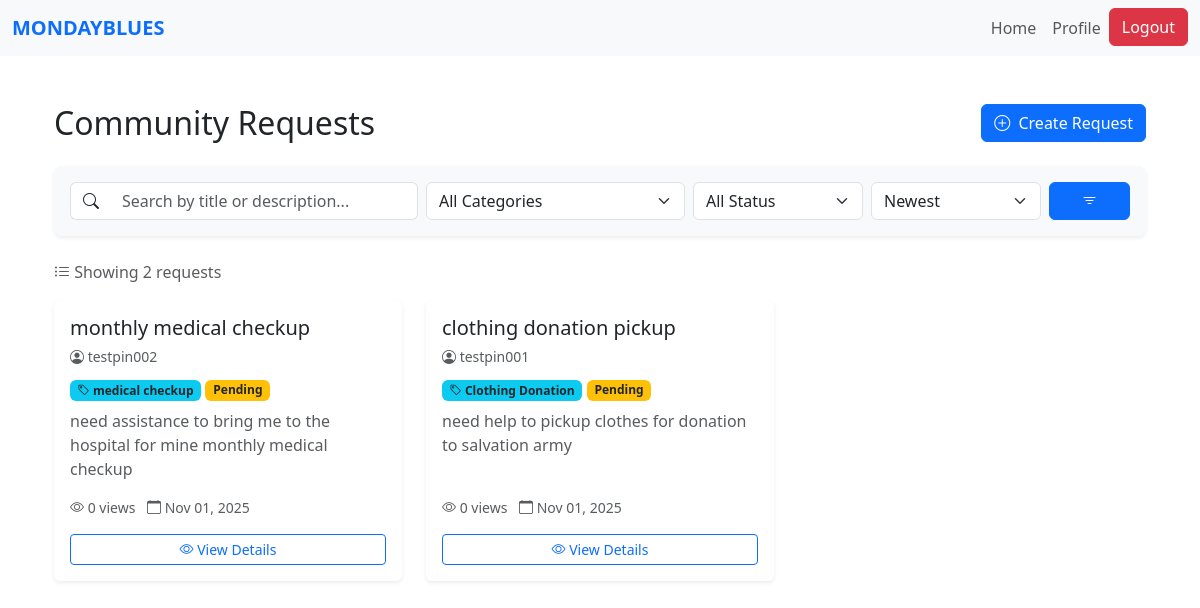
Page / (signed in) on the earlier database version.
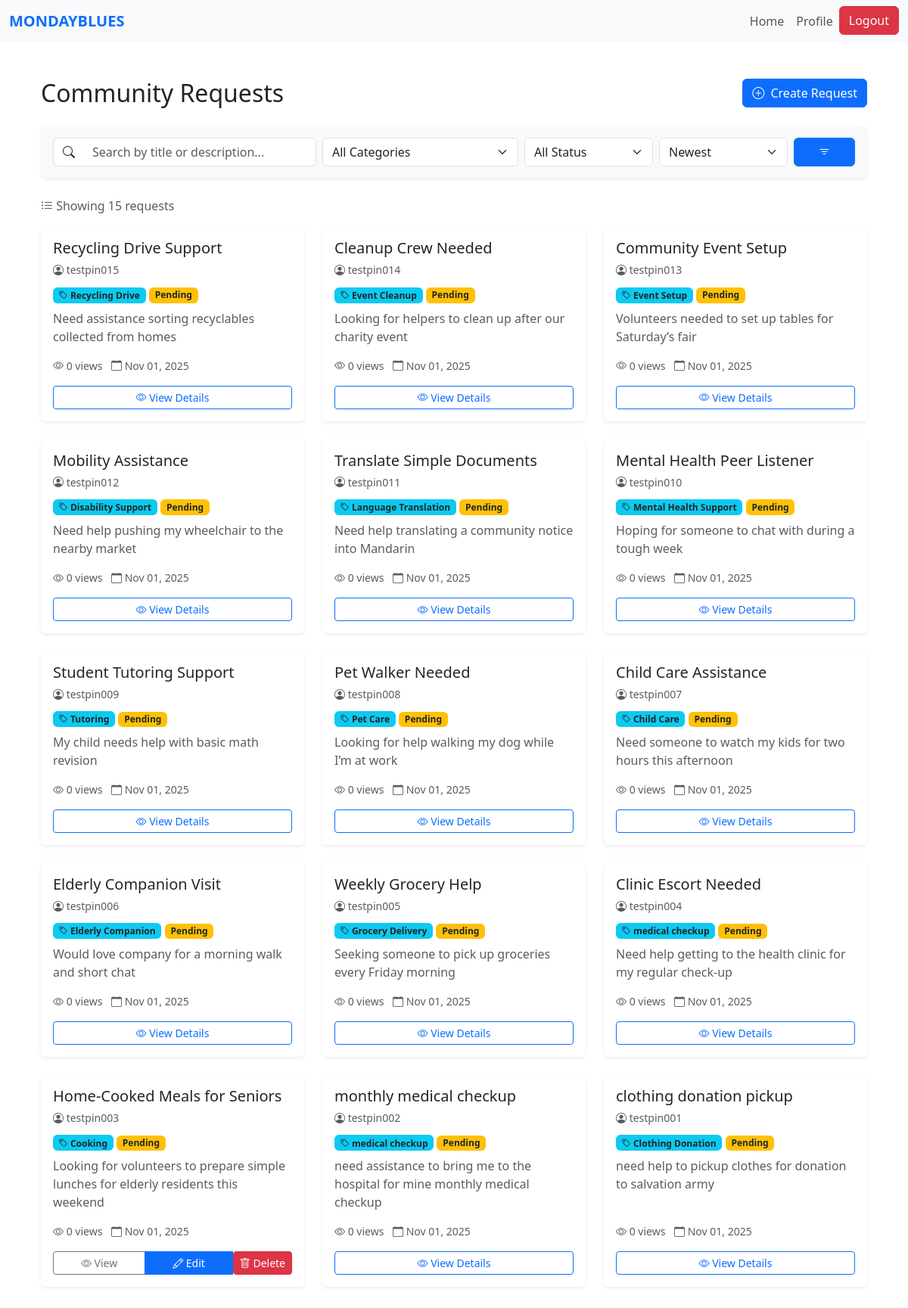
Same page on the later database version.
### website/models.py (models this page shows)
class Request(db.Model):
    id = db.Column(db.Integer, primary_key=True)
    title = db.Column(db.String(150), nullable=False)
    description = db.Column(db.Text, nullable=False)
    category_id = db.Column(db.Integer, db.ForeignKey('category.id'), nullable=False)
    category = db.relationship('Category', backref='requests')
    status = db.Column(db.String(20), default='Pending')  # Pending, Accepted, Completed
    scheduled_datetime = db.Column(db.DateTime, nullable=False)
    view_count = db.Column(db.Integer, default=0)
    date_created = db.Column(db.DateTime, default=datetime.utcnow)
    user_id = db.Column(db.Integer, db.ForeignKey('user.id'), nullable=False)
    volunteer_id = db.Column(db.Integer, db.ForeignKey('volunteer.id'), nullable=True)
    user = db.relationship('User', backref=db.backref('requests', lazy=True, cascade='all, delete-orphan'), lazy=True)
    volunteer = db.relationship('Volunteer', backref=db.backref('assigned_requests', lazy=True), lazy=True)

class User(db.Model, UserMixin):
    id = db.Column(db.Integer, primary_key=True)
    name = db.Column(db.String(150))
    email = db.Column(db.String(150), unique=True)
    password = db.Column(db.String(150))
    date_created = db.Column(db.DateTime(timezone=True), default=func.now())
    role = db.Column(db.String(50), default='PIN')
    status = db.Column(db.String(20), default='Pending')  # Pending, Approved, Suspended
    """    total_rating = db.Column(db.Float, default=0)
    num_ratings = db.Column(db.Integer, default=0)

    def update_rating(self, new_rating: float):
        #Update overall CSR rating with a new rating value.
        if self.num_ratings == 0:
            self.total_rating = new_rating
        else:
            self.total_rating = ((self.total_rating * self.num_ratings) + new_rating) / (self.num_ratings + 1)
        self.num_ratings += 1"""

class Category(db.Model):
    id = db.Column(db.Integer, primary_key=True)
    name = db.Column(db.String(100), unique=True, nullable=False)
    description = db.Column(db.String(250))
    date_created = db.Column(db.DateTime, default=datetime.utcnow)

### website/views.py (the view, shortened to what this page needs)
@views.route('/')
def home():
    if not current_user.is_authenticated:
        return redirect(url_for('auth.login'))
    categories = Category.query.order_by(Category.name).all()
    search_query = request.args.get('q', '').strip()
    category_filter = request.args.get('category', '')
    status_filter = request.args.get('status', '')
    sort_by = request.args.get('sort', 'newest')
    query = Request.query
    if category_filter:
        query = query.join(Category).filter(Category.name == category_filter)
    if status_filter:
        query = query.filter(Request.status == status_filter)
    if sort_by == 'oldest':
        query = query.order_by(Request.date_created.asc())
    elif sort_by == 'views':
        query = query.order_by(Request.view_count.desc())
    elif sort_by == 'title':
        query = query.order_by(Request.title.asc())
    else:  # newest (default)
        query = query.order_by(Request.date_created.desc())
    requests = query.all()
    return render_template(
        'home.html',
        user=current_user,
        requests=requests,
        categories=categories
    )

### website/templates/home.html (shortened to what this page needs)
{% extends "base.html" %}
{% block content %}
<div class="container my-5">
  <div class="d-flex justify-content-between align-items-center mb-4">
    <h2 class="mb-0">Community Requests</h2>
    {% if current_user.is_authenticated and current_user.role == 'PIN' and current_user.status != "Pending" and current_user.status != "Suspended" %}
      <button class="btn btn-primary" onclick="location.href='/create-request'">
        <i class="bi bi-plus-circle me-1"></i> Create Request
      </button>
    {% endif %}
  </div>
  <form method="GET" action="{{ url_for('views.home') }}" class="bg-light p-3 rounded-3 mb-4 shadow-sm">
    <div class="row g-2 align-items-center">
      <div class="col-md-4">
        <div class="input-group">
          <span class="input-group-text bg-white border-end-0">
            <i class="bi bi-search"></i>
          </span>
          <input
            type="text"
            class="form-control border-start-0"
            name="q"
            placeholder="Search by title or description..."
            value="{{ request.args.get('q', '') }}"
          >
        </div>
      </div>
      <div class="col-md-3">
        <select class="form-select" name="category" onchange="this.form.submit()">
          <option value="">All Categories</option>
        </select>
      </div>
      <div class="col-md-2">
        <select class="form-select" name="status" onchange="this.form.submit()">
          <option value="">All Status</option>
        </select>
      </div>
      <div class="col-md-2">
        <select class="form-select" name="sort" onchange="this.form.submit()">
          <option value="newest" {% if request.args.get('sort')=='newest' %}selected{% endif %}>Newest</option>
        </select>
      </div>
      <div class="col-md-1">
        <button type="submit" class="btn btn-primary w-100">
          <i class="bi bi-filter"></i>
        </button>
      </div>
    </div>
  </form>
  {% if requests %}
    <p class="text-muted mb-3">
      <i class="bi bi-list-ul"></i> Showing {{ requests|length }} request{% if requests|length != 1 %}s{% endif %}
    </p>
  {% endif %}
  <div class="row g-4">
    {% if requests %}
      {% for req in requests %}
        {% if req.user.status != "Suspended" %}
          <div class="col-md-4">
            <div class="card h-100 border-0 shadow-sm hover-shadow transition">
              <div class="card-body d-flex flex-column">
                <div class="mb-2">
                  <h5 class="card-title text-dark mb-1">{{ req.title }}</h5>
                  <small class="text-muted">
                    <i class="bi bi-person-circle"></i> {{ req.user.name }}
                  </small>
                </div>
                <div class="mb-2">
                  <span class="badge bg-info text-dark">
                    <i class="bi bi-tag"></i> {{ req.category.name }}
                  </span>
                  <span class="badge
                    {% if req.status == 'Pending' %}bg-warning text-dark
                    {% elif req.status == 'Assigned' %}bg-primary
                    {% elif req.status == 'Accepted' %}bg-success
                    {% elif req.status == 'Completed' %}bg-secondary
                    {% else %}bg-light text-dark{% endif %}
                  ">
                    {{ req.status }}
                  </span>
                </div>
                <p class="text-muted flex-grow-1">
                  {{ req.description[:100] }}{% if req.description|length > 100 %}...{% endif %}
                </p>
                <div class="text-muted small mb-3">
                  <i class="bi bi-eye"></i> {{ req.view_count }} views
                  <span class="ms-2">
                    <i class="bi bi-calendar"></i> {{ req.date_created.strftime('%b %d, %Y') }}
                  </span>
                </div>
                <div class="mt-auto">
                  {% if current_user.is_authenticated and req.user_id == current_user.id %}
                    <div class="btn-group w-100" role="group">
                      <a href="{{ url_for('views.view_request', id=req.id) }}" class="btn btn-outline-secondary btn-sm">
                        <i class="bi bi-eye"></i> View
                      </a>
                      <a href="{{ url_for('views.edit_request', id=req.id) }}" class="btn btn-primary btn-sm">
                        <i class="bi bi-pencil"></i> Edit
                      </a>
                      <form action="{{ url_for('csr.delete_request', request_id=req.id) }}" method="POST" onsubmit="return confirm('Are you sure you want to delete this request?');">
                        <button class="btn btn-danger btn-sm" type="submit">
                          <i class="bi bi-trash"></i> Delete
                        </button>
                      </form>
                    </div>
                  {% else %}
                    <a href="{{ url_for('views.view_request', id=req.id) }}" class="btn btn-outline-primary w-100 btn-sm">
                      <i class="bi bi-eye"></i> View Details
                    </a>
                  {% endif %}
                </div>
              </div>
            </div>
          </div>
        {% endif %}
      {% endfor %}
    {% endif %}
  </div>
</div>
<link rel="stylesheet" href="https://cdn.jsdelivr.net/npm/bootstrap-icons@1.10.0/font/bootstrap-icons.css">
{% endblock %}

### website/templates/base.html (shortened to what this page needs)
<!DOCTYPE html>
<html lang="en">
<head>
  <link
    href="https://cdn.jsdelivr.net/npm/bootstrap@5.3.3/dist/css/bootstrap.min.css"
    rel="stylesheet"
  />
</head>
<body>
  <nav class="navbar navbar-expand-lg navbar-light bg-light">
    <div class="container-fluid">
      <a class="navbar-brand text-uppercase fw-semibold text-primary" href="/">MondayBlues</a>
      <div class="collapse navbar-collapse" id="navbarNav">
        <ul class="navbar-nav ms-auto">
          {% if current_user.is_authenticated %}
            <li class="nav-item">
              <a class="nav-link" href="/">Home</a>
            </li>
            {% if current_user.role == 'PIN' %}
              <li class="nav-item">
                <a class="nav-link" href="{{ url_for('pin.pin_profile') }}">Profile</a>
              </li>
            {% elif current_user.role == 'Volunteer' %}
              <li class="nav-item">
                <a class="nav-link" href="{{ url_for('volunteer.volunteer_dashboard') }}">Dashboard</a>
              </li>
            {% elif current_user.role == 'Admin' %}
              <li class="nav-item">
                <a class="nav-link" href="/admin">Admin</a>
              </li>
            {% else %}
              <li class="nav-item">
                <a class="nav-link" href="#">Profile</a>
              </li>
            {% endif %}
            <li class="nav-item">
              <a class="btn btn-danger" type="button" href="/logout">Logout</a>
            </li>
          {% endif %}
        </ul>
      </div>
    </div>
  </nav>
  <div class="container mt-4">
    {% block content %}
    {% endblock %}
  </div>
</body>
</html>

### website/templates/home.html (style rules this page uses)
.hover-shadow { transition: all 0.3s ease; }
.transition { transition: all 0.3s ease; }

Differences in the rows shown:
added Request: title "Recycling Drive Support", user.name "testpin015", category.name "Recycling Drive", status "Pending", description "Need assistance sorting recyclables collected from homes", view_count "0", date_created "Nov 01, 2025"
added Request: title "Cleanup Crew Needed", user.name "testpin014", category.name "Event Cleanup", status "Pending", description "Looking for helpers to clean up after our charity event", view_count "0", date_created "Nov 01, 2025"
added Request: title "Community Event Setup", user.name "testpin013", category.name "Event Setup", status "Pending", description "Volunteers needed to set up tables for Saturday’s fair", view_count "0", date_created "Nov 01, 2025"
added Request: title "Mobility Assistance", user.name "testpin012", category.name "Disability Support", status "Pending", description "Need help pushing my wheelchair to the nearby market", view_count "0", date_created "Nov 01, 2025"
added Request: title "Translate Simple Documents", user.name "testpin011", category.name "Language Translation", status "Pending", description "Need help translating a community notice into Mandarin", view_count "0", date_created "Nov 01, 2025"
added Request: title "Mental Health Peer Listener", user.name "testpin010", category.name "Mental Health Support", status "Pending", description "Hoping for someone to chat with during a tough week", view_count "0", date_created "Nov 01, 2025"
added Request: title "Student Tutoring Support", user.name "testpin009", category.name "Tutoring", status "Pending", description "My child needs help with basic math revision", view_count "0", date_created "Nov 01, 2025"
added Request: title "Pet Walker Needed", user.name "testpin008", category.name "Pet Care", status "Pending", description "Looking for help walking my dog while I’m at work", view_count "0", date_created "Nov 01, 2025"
added Request: title "Child Care Assistance", user.name "testpin007", category.name "Child Care", status "Pending", description "Need someone to watch my kids for two hours this afternoon", view_count "0", date_created "Nov 01, 2025"
added Request: title "Elderly Companion Visit", user.name "testpin006", category.name "Elderly Companion", status "Pending", description "Would love company for a morning walk and short chat", view_count "0", date_created "Nov 01, 2025"
added Request: title "Weekly Grocery Help", user.name "testpin005", category.name "Grocery Delivery", status "Pending", description "Seeking someone to pick up groceries every Friday morning", view_count "0", date_created "Nov 01, 2025"
added Request: title "Clinic Escort Needed", user.name "testpin004", category.name "medical checkup", status "Pending", description "Need help getting to the health clinic for my regular check-up", view_count "0", date_created "Nov 01, 2025"
added Request: title "Home-Cooked Meals for Seniors", user.name "testpin003", category.name "Cooking", status "Pending", description "Looking for volunteers to prepare simple lunches for elderly residents this weekend", view_count "0", date_created "Nov 01, 2025"
Other differences:
{{ requests|length }}: "2" → "15"
